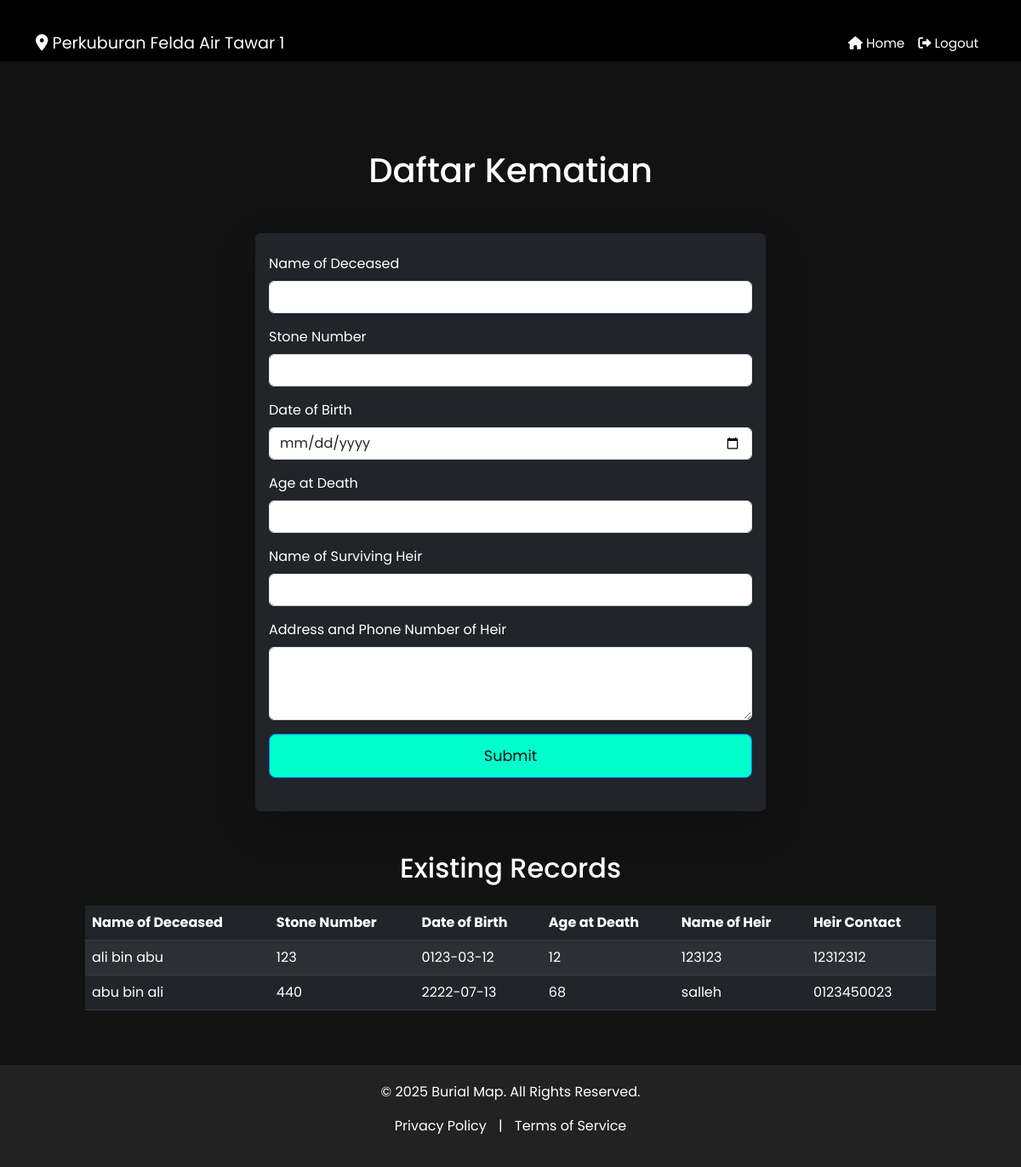
Page /daftar_kematian (signed in) on the committed database.
### models.py (models this page shows)
class DaftarKematian(db.Model):
    id = db.Column(db.Integer, primary_key=True)
    grave_id = db.Column(db.Integer, db.ForeignKey('grave.id'), unique=True)
    deceased_name = db.Column(db.String(100), nullable=False)
    stone_number = db.Column(db.String(50), nullable=False)
    date_of_birth = db.Column(db.String(20), nullable=False)
    age_at_death = db.Column(db.Integer, nullable=False)
    heir_name = db.Column(db.String(100), nullable=False)
    heir_contact = db.Column(db.String(200), nullable=False)
    grave = db.relationship('Grave', back_populates='daftar_kematian')

### app.py (the view, shortened to what this page needs)
@app.route('/daftar_kematian', methods=['GET', 'POST'])
def daftar_kematian():
    user_id = session.get('user_id')
    if not user_id:
        flash('Sila log masuk untuk mengakses halaman ini.', 'error')
        return redirect(url_for('login'))
    records = DaftarKematian.query.all()
    return render_template('daftar_kematian.html', records=records)

### templates/daftar_kematian.html (shortened to what this page needs)
{% extends "base.html" %}
{% block content %}
<div class="container mt-5 pt-5">
    <h1 class="text-center mb-4">Daftar Kematian</h1>
    <form method="post" action="{{ url_for('daftar_kematian') }}" class="mx-auto mb-5 px-3 py-4 bg-dark text-white rounded shadow-lg animate__animated animate__fadeIn" style="max-width: 600px;">
        <div class="mb-3">
            <label for="deceased_name" class="form-label">Name of Deceased</label>
            <input type="text" class="form-control" id="deceased_name" name="deceased_name" required>
        </div>
        <div class="mb-3">
            <label for="stone_number" class="form-label">Stone Number</label>
            <input type="text" class="form-control" id="stone_number" name="stone_number" required>
        </div>
        <div class="mb-3">
            <label for="date_of_birth" class="form-label">Date of Birth</label>
            <input type="date" class="form-control" id="date_of_birth" name="date_of_birth" required>
        </div>
        <div class="mb-3">
            <label for="age_at_death" class="form-label">Age at Death</label>
            <input type="number" class="form-control" id="age_at_death" name="age_at_death" min="0" required>
        </div>
        <div class="mb-3">
            <label for="heir_name" class="form-label">Name of Surviving Heir</label>
            <input type="text" class="form-control" id="heir_name" name="heir_name" required>
        </div>
        <div class="mb-3">
            <label for="heir_contact" class="form-label">Address and Phone Number of Heir</label>
            <textarea class="form-control" id="heir_contact" name="heir_contact" rows="3" required></textarea>
        </div>
        <button type="submit" class="btn btn-primary w-100">Submit</button>
    </form>
    {% if records %}
        <div class="table-responsive mb-5">
            <h2 class="text-center mb-4">Existing Records</h2>
            <table class="table table-striped table-dark table-hover align-middle mx-auto" style="max-width: 1000px;">
                <thead>
                    <tr>
                        <th>Name of Deceased</th>
                        <th>Stone Number</th>
                        <th>Date of Birth</th>
                        <th>Age at Death</th>
                        <th>Name of Heir</th>
                        <th>Heir Contact</th>
                    </tr>
                </thead>
                <tbody>
                    {% for record in records %}
                    <tr>
                        <td>{{ record.deceased_name }}</td>
                        <td>{{ record.stone_number }}</td>
                        <td>{{ record.date_of_birth }}</td>
                        <td>{{ record.age_at_death }}</td>
                        <td>{{ record.heir_name }}</td>
                        <td>{{ record.heir_contact }}</td>
                    </tr>
                    {% endfor %}
                </tbody>
            </table>
        </div>
    {% else %}
        <p class="text-center text-muted">No records found.</p>
    {% endif %}
</div>
{% endblock %}

### templates/base.html (shortened to what this page needs)
<!DOCTYPE html>
<html lang="en">
<head>
    <link rel="stylesheet" href="https://cdn.jsdelivr.net/npm/bootstrap@5.3.0/dist/css/bootstrap.min.css" />
    <link href="https://cdnjs.cloudflare.com/ajax/libs/font-awesome/6.0.0-beta3/css/all.min.css" rel="stylesheet" />
</head>
<body>
    <nav class="navbar navbar-expand-lg navbar-light">
        <div class="container">
            <a class="navbar-brand" href="{{ url_for('home') }}">
                <i class="fas fa-map-marker-alt"></i> Perkuburan Felda Air Tawar 1
            </a>
            <div class="collapse navbar-collapse" id="navbarSupportedContent">
                <ul class="navbar-nav ms-auto">
                    <li class="nav-item">
                        <a class="nav-link" href="{{ url_for('home') }}">
                            <i class="fas fa-home"></i> Home
                        </a>
                    </li>
                    {% if session.get('user_id') %}
                        <li class="nav-item">
                            <a class="nav-link" href="{{ url_for('logout') }}">
                                <i class="fas fa-sign-out-alt"></i> Logout
                            </a>
                        </li>
                    {% endif %}
                </ul>
            </div>
        </div>
    </nav>
    <div class="main-content">
        {% block content %}{% endblock %}
    </div>
    <footer>
        <p>&copy; 2025 Burial Map. All Rights Reserved.</p>
        <p>
            <a href="#">Privacy Policy</a> | <a href="#">Terms of Service</a>
        </p>
    </footer>
</body>
</html>

### templates/base.html (style rules this page uses)
html, body { height: 100%; margin: 0; font-family: 'Poppins', sans-serif; }
body { background-color: #121212; color: #fff; display: flex; flex-direction: column; justify-content: space-between; }
h1, h2 { font-weight: 500; text-align: center; margin-bottom: 20px; }
.navbar { background-color: #000000; padding-top: 0.1rem; padding-bottom: 0.1rem; position: fixed; top: 0; left: 0; right: 0; z-index: 1030; }
.navbar .navbar-brand { color: white !important; font-size: 1.2rem; }
.navbar .nav-link { color: white !important; font-size: 0.95rem; }
.main-content { padding-top: 80px; padding-left: 15px; padding-right: 15px; }
form { background-color: #2a2a2a; padding: 30px; border-radius: 10px; box-shadow: 0 5px 20px rgba(0, 255, 204, 0.3); max-width: 500px; margin: 50px auto; animation: fadeIn 1s ease-out; }
input, button { font-size: 1.1rem; border-radius: 8px; margin-bottom: 15px; padding: 12px; }
button[type="submit"] { background-color: #00ffcc; color: #121212; font-size: 1.1rem; padding: 12px 30px; width: 100%; border-radius: 8px; transition: background-color 0.3s ease; }
.container { margin-top: 30px; }
footer { text-align: center; background-color: #222; padding: 20px 0; position: relative; bottom: 0; width: 100%; color: #fff; }
footer a { color: #ffffff; text-decoration: none; margin: 0 10px; }

### rows in the picture
DaftarKematian: deceased_name "ali bin abu", stone_number "123", date_of_birth "0123-03-12", age_at_death "12", heir_name "123123", heir_contact "12312312"
DaftarKematian: deceased_name "abu bin ali", stone_number "440", date_of_birth "2222-07-13", age_at_death "68", heir_name "salleh", heir_contact "0123450023"
